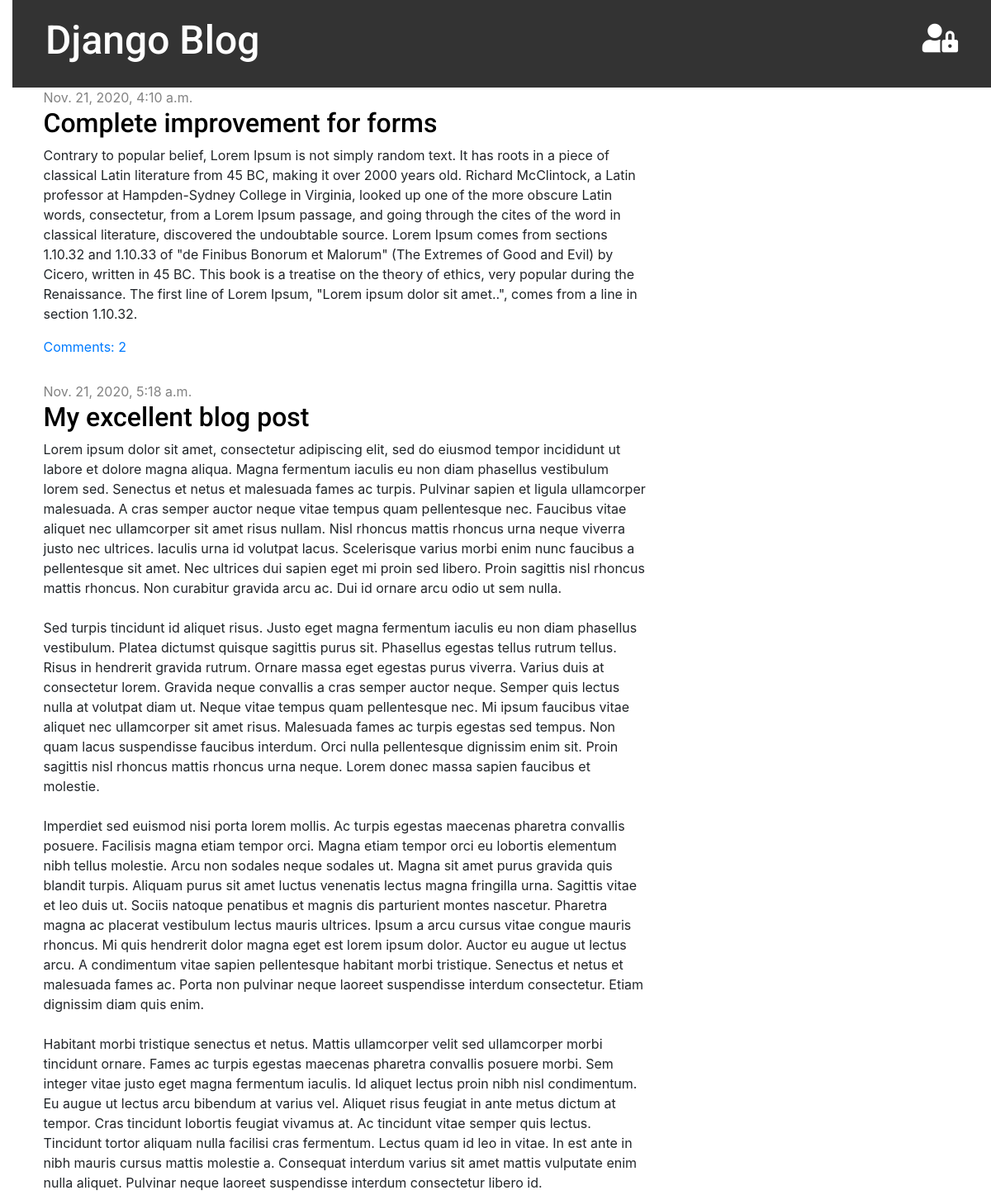
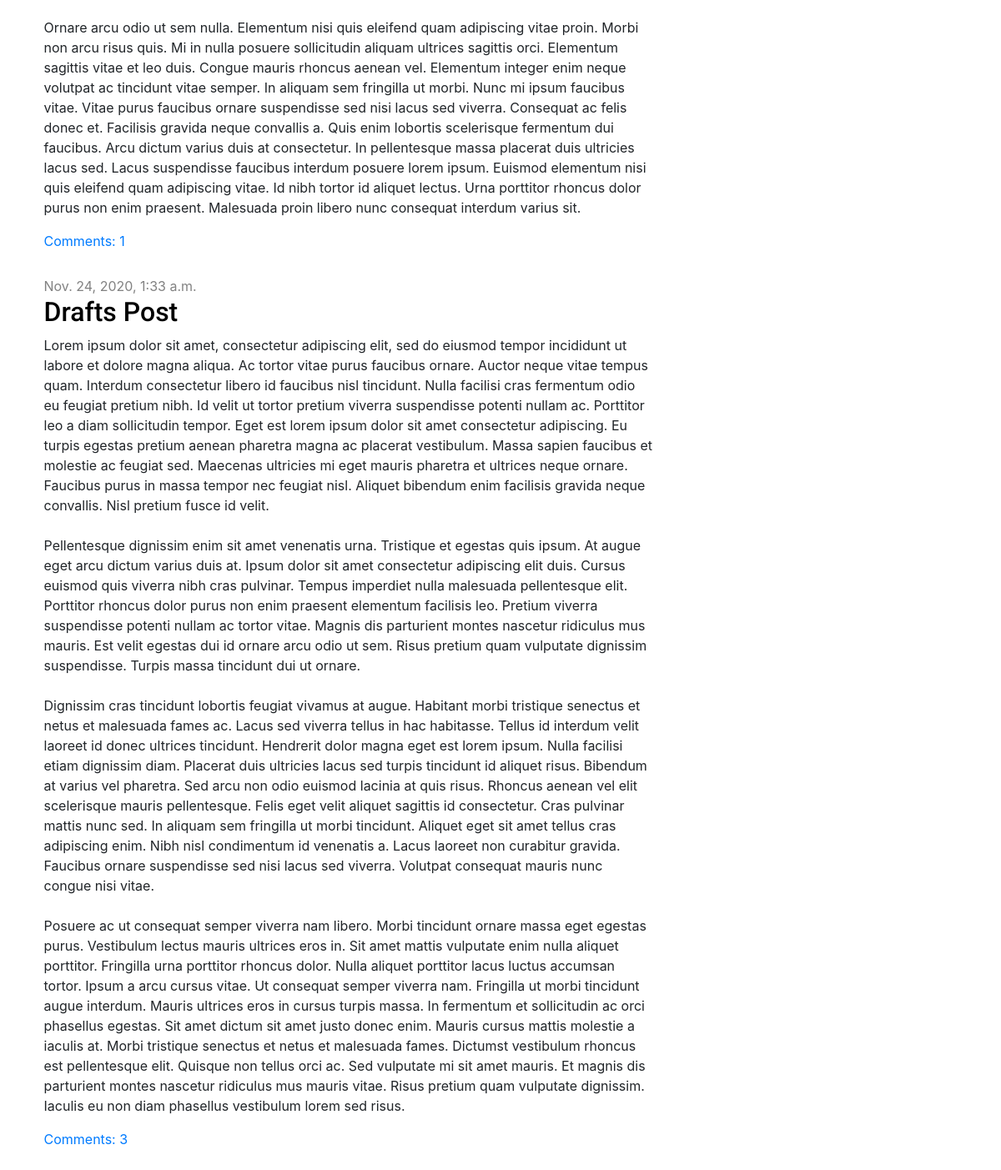
The page / on the database its author committed (2 pictures, top to bottom).
### blog/models.py (models this page shows, shortened)
class Post(models.Model):
    author = models.ForeignKey(settings.AUTH_USER_MODEL, on_delete = models.CASCADE)
    title = models.CharField(max_length=200)
    text = models.TextField()
    created_date = models.DateTimeField(default=timezone.now)
    published_date = models.DateTimeField(blank=True, null=True)
    def approved_comments(self):
        return self.comments.filter(approved_comment = True)

### blog/views.py (the view)
# urls.py: path('', views.post_list, name = 'post_list'),
def post_list(request):
    posts = Post.objects.filter(published_date__lte=timezone.now()).order_by('published_date')
    return render(request, 'blog/post_list.html', {'posts' : posts})

### blog/templates/blog/post_list.html
{% extends 'blog/base.html' %}
{% block content %}
    {% for post in posts %}
    <div class="post">
        <div class="date">
            {{post.published_date}}
        </div>
        <h2><a href="{% url 'post_detail' pk=post.pk %}">{{ post.title }}</a></h2>
        <p> {{ post.text|linebreaksbr }} </p>
        <a href="{% url 'post_detail' pk=post.pk %}">Comments: {{ post.approved_comments.count }}</a>
    </div>
    {% endfor %}
{% endblock content %}

### blog/static/css/blog.css (style rules this page uses)
body { padding-left: 15px; }
h1 a, h2 a { color: #ccc; font-family: 'Roboto', sans-serif; }
h1, h2, h3, h4 { font-family: 'Lobster', cursive; }
.date { color: #828282; }
.post { margin-bottom: 30px; }
.post h2 a, .post h2 a:visited { color: #000000; }

### rows shown on the page
Post: published_date "Nov. 21, 2020, 4:10 a.m.", title "Complete improvement for forms", text "Contrary to popular belief, Lorem Ipsum is not simply random text. It has roots in a piece of classical Latin literature from 45 BC, making it over 2000 years old. Richard McClintock, a Latin professor at Hampden-Sydney College in Virginia, looked up one of the more obscure Latin words, consectetur, from a Lorem Ipsum passage, and going through the cites of the word in classical literature, discovered the undoubtable source. Lorem Ipsum comes from sections 1.10.32 and 1.10.33 of \"de Finibus Bonorum et Malorum\" (The Extremes of Good and Evil) by Cicero, written in 45 BC. This book is a treatise on the theory of ethics, very popular during the Renaissance. The first line of Lorem Ipsum,…", approved_comments.count "2"
Post: published_date "Nov. 21, 2020, 5:18 a.m.", title "My excellent blog post", text "Lorem ipsum dolor sit amet, consectetur adipiscing elit, sed do eiusmod tempor incididunt ut labore et dolore magna aliqua. Magna fermentum iaculis eu non diam phasellus vestibulum lorem sed. Senectus et netus et malesuada fames ac turpis. Pulvinar sapien et ligula ullamcorper malesuada. A cras semper auctor neque vitae tempus quam pellentesque nec. Faucibus vitae aliquet nec ullamcorper sit amet risus nullam. Nisl rhoncus mattis rhoncus urna neque viverra justo nec ultrices. Iaculis urna id volutpat lacus. Scelerisque varius morbi enim nunc faucibus a pellentesque sit amet. Nec ultrices dui sapien eget mi proin sed libero. Proin sagittis nisl rhoncus mattis rhoncus. Non curabitur gravida…", approved_comments.count "1"
Post: published_date "Nov. 24, 2020, 1:33 a.m.", title "Drafts Post", text "Lorem ipsum dolor sit amet, consectetur adipiscing elit, sed do eiusmod tempor incididunt ut labore et dolore magna aliqua. Ac tortor vitae purus faucibus ornare. Auctor neque vitae tempus quam. Interdum consectetur libero id faucibus nisl tincidunt. Nulla facilisi cras fermentum odio eu feugiat pretium nibh. Id velit ut tortor pretium viverra suspendisse potenti nullam ac. Porttitor leo a diam sollicitudin tempor. Eget est lorem ipsum dolor sit amet consectetur adipiscing. Eu turpis egestas pretium aenean pharetra magna ac placerat vestibulum. Massa sapien faucibus et molestie ac feugiat sed. Maecenas ultricies mi eget mauris pharetra et ultrices neque ornare. Faucibus purus in massa…", approved_comments.count "3"
